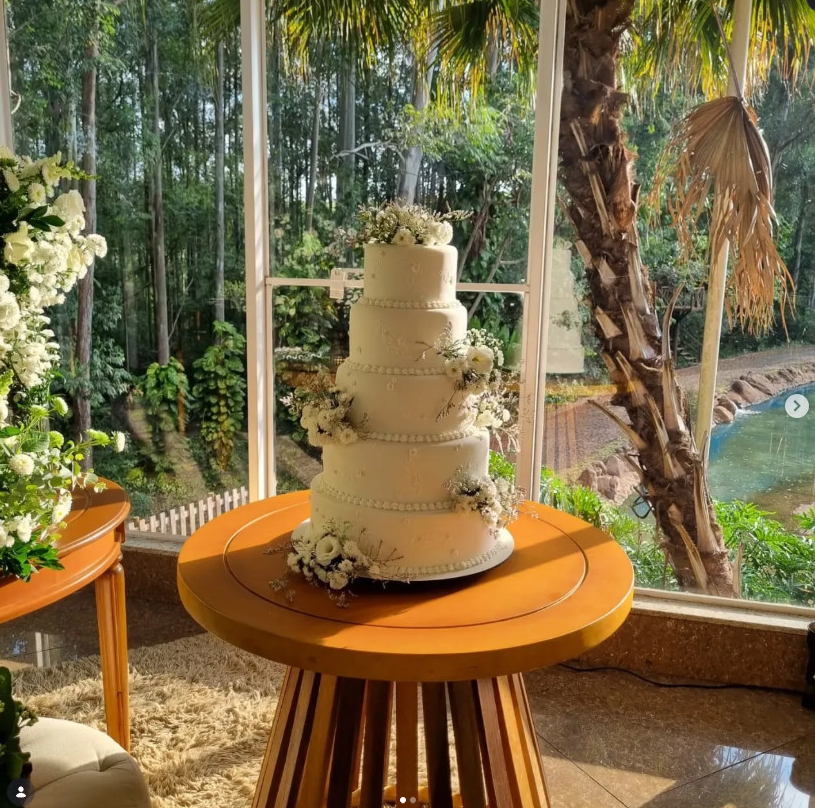
#> input picture sites/anima-confeitaria/.imagens-originais/10.png, 815 x 808 px, found by its file name
$ python processar-fotos.py ../.imagens-originais/10.png out.png
#> lines starting #> are read from the running program, lines starting #| are printed output that depends on the picture
"""Prepara as fotos do Instagram da Ânima para o site.

Faz três coisas, nesta ordem:

  1. corta a interface do Instagram (seta de carrossel, ícone de perfil).
     O limpar-bordas.py não pega: ele procura faixa LISA, e isto é
     sobreposição em cima da foto;
  2. recorta para a proporção do slot, com viés de enquadramento por foto —
     em bolo o assunto está no meio-alto, e recorte centralizado corta o
     topo do último andar;
  3. redimensiona e salva como JPG.

O MAPA abaixo é o coração do arquivo. Cada linha diz de onde vem, para onde
vai, quanto cortar de interface e onde ancorar o recorte.

uso: python scripts/processar-fotos.py .imagens-originais src/assets/images
"""

import sys
from pathlib import Path

from PIL import Image

ORIGEM = Path(sys.argv[1])
DESTINO = Path(sys.argv[2])
DESTINO.mkdir(parents=True, exist_ok=True)

# Proporções dos slots do site.
V45 = (1080, 1350)    # 4:5 — cards e galeria
H169 = (1920, 1080)   # 16:9 — hero
H1610 = (1600, 1000)  # 16:10 — foto larga de "A confeitaria"

# (arquivo, destino, (esq, topo, dir, baixo) em px, alvo, viés vertical 0..1)
#
# O viés é a fração descartada em CIMA quando a foto é mais alta que o alvo.
# 0.0 mantém o topo; 0.5 centraliza; 1.0 mantém a base.
MAPA = [
    # ── Destaques ─────────────────────────────────────────────────────
    # Bolo de casamento com a vista da mata ao fundo. Vira o hero: é a foto
    # que melhor resume o que a casa faz de mais caro.
    #
    # Sai em 4:5, e NÃO em 16:9. O hero deste site põe a foto numa coluna
    # ao lado do texto (`aspect-[4/5]` no desktop), não atrás dele — um
    # recorte panorâmico espremeria um bolo de cinco andares, que é alto
    # por natureza. O og:image de 1200x630 é gerado à parte pelo Astro.
    # O `36` no rodapé tira as BOLINHAS DE PAGINAÇÃO do carrossel do
    # Instagram — dois pontinhos brancos no centro-baixo. Elas não são
    # faixa lisa, então o limpar-bordas.py não as encontra, e a olho nu
    # passam por sujeira da foto. Numa proposta comercial, deixar a
    # interface de outro aplicativo aparecendo é o detalhe que denuncia de
    # onde a imagem veio.
    ("10.png", "destaque-bolo-casamento", (0, 0, 44, 36), V45, 0.05),
    # Mesa montada com arranjos — a foto de "A confeitaria".
    ("03.png", "destaque-mesa-flores", (0, 0, 0, 0), H1610, 0.35),

    # ── Categorias de "O que fazemos" ─────────────────────────────────
    # Viés baixo (0.02–0.10) em bolo alto: o assunto começa no topo do
    # quadro, e centralizar decapitaria o último andar.
    ("02.png", "bolo-casamento-alto", (0, 0, 0, 0), V45, 0.02),
    ("05.png", "bolo-tematico", (0, 0, 44, 0), V45, 0.05),
    ("06.png", "docinhos-sortidos", (0, 0, 0, 0), V45, 0.20),
    ("9.png", "mesa-montada", (0, 0, 0, 0), V45, 0.15),
    ("11.png", "lembrancinhas", (0, 0, 44, 36), V45, 0.10),
    ("7.png", "bombons", (0, 0, 0, 0), V45, 0.15),

    # ── Galeria de trabalhos ──────────────────────────────────────────
    ("4.png", "trabalho-bolo-rosas", (0, 0, 0, 0), V45, 0.05),
    ("04.png", "trabalho-festa-infantil", (0, 0, 44, 36), V45, 0.05),
    ("8.png", "trabalho-docinhos-finos", (0, 0, 0, 0), V45, 0.20),
]


def processar(arquivo, destino, corte, alvo, vies):
#> called with arquivo = '10.png', destino = 'destaque-bolo-casamento', corte = (0, 0, 44, 36), alvo = (1080, 1350), vies = 0.05
    src = ORIGEM / arquivo
    if not src.exists():
        print(f"  FALTA  {arquivo}")
        return False

    im = Image.open(src).convert("RGB")
    L, A = im.size
#> L = 815; A = 808

    e, t, d, b = corte
    im = im.crop((e, t, L - d, A - b))
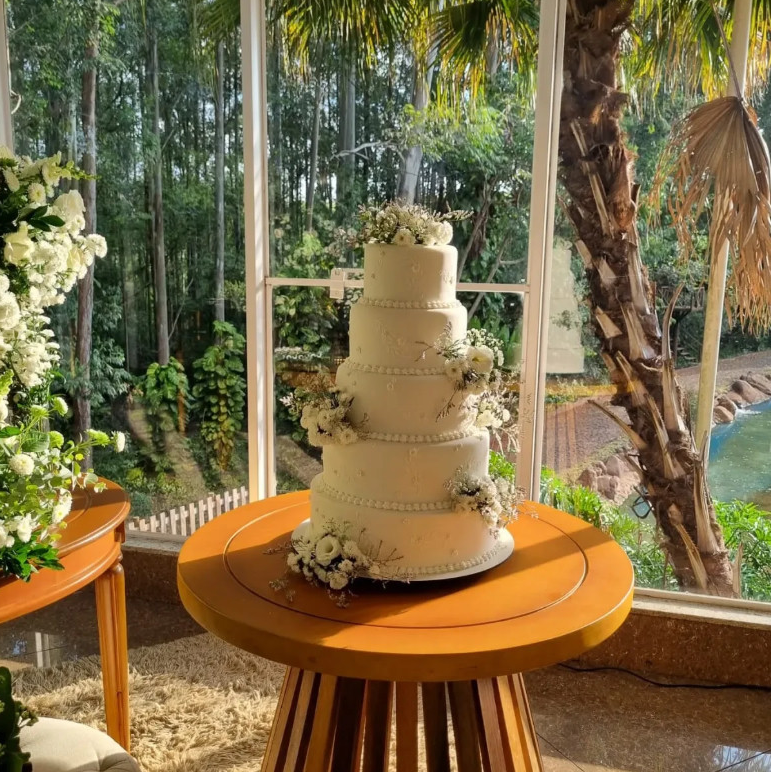
#> im: PIL image 771x772 RGB; mean R, G, B 123.3, 107.2, 70.7
    l, a = im.size
#> l = 771; a = 772

    alvo_ratio = alvo[0] / alvo[1]
    if l / a > alvo_ratio:
        # Mais larga que o alvo: corta pelos lados, sempre pelo centro.
        novo_l = int(a * alvo_ratio)
#> novo_l = 617
        x = (l - novo_l) // 2
#> x = 77
        im = im.crop((x, 0, x + novo_l, a))
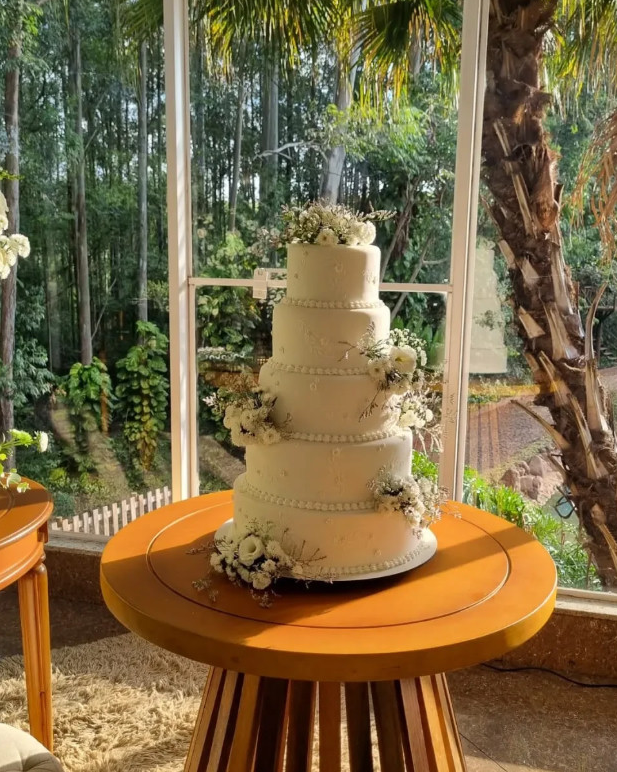
#> im: PIL image 617x772 RGB; mean R, G, B 122.4, 104.4, 68.4
    else:
        # Mais alta que o alvo: corta em cima e embaixo, respeitando o viés.
        nova_a = int(l / alvo_ratio)
        y = int((a - nova_a) * vies)
        im = im.crop((0, y, l, y + nova_a))

    im = im.resize(alvo, Image.LANCZOS)
#> im: PIL image 1080x1350 RGB
    saida = DESTINO / f"{destino}.jpg"
    im.save(saida, quality=86, optimize=True)
#> (the run stopped early here; a loop or call above may not have finished)
